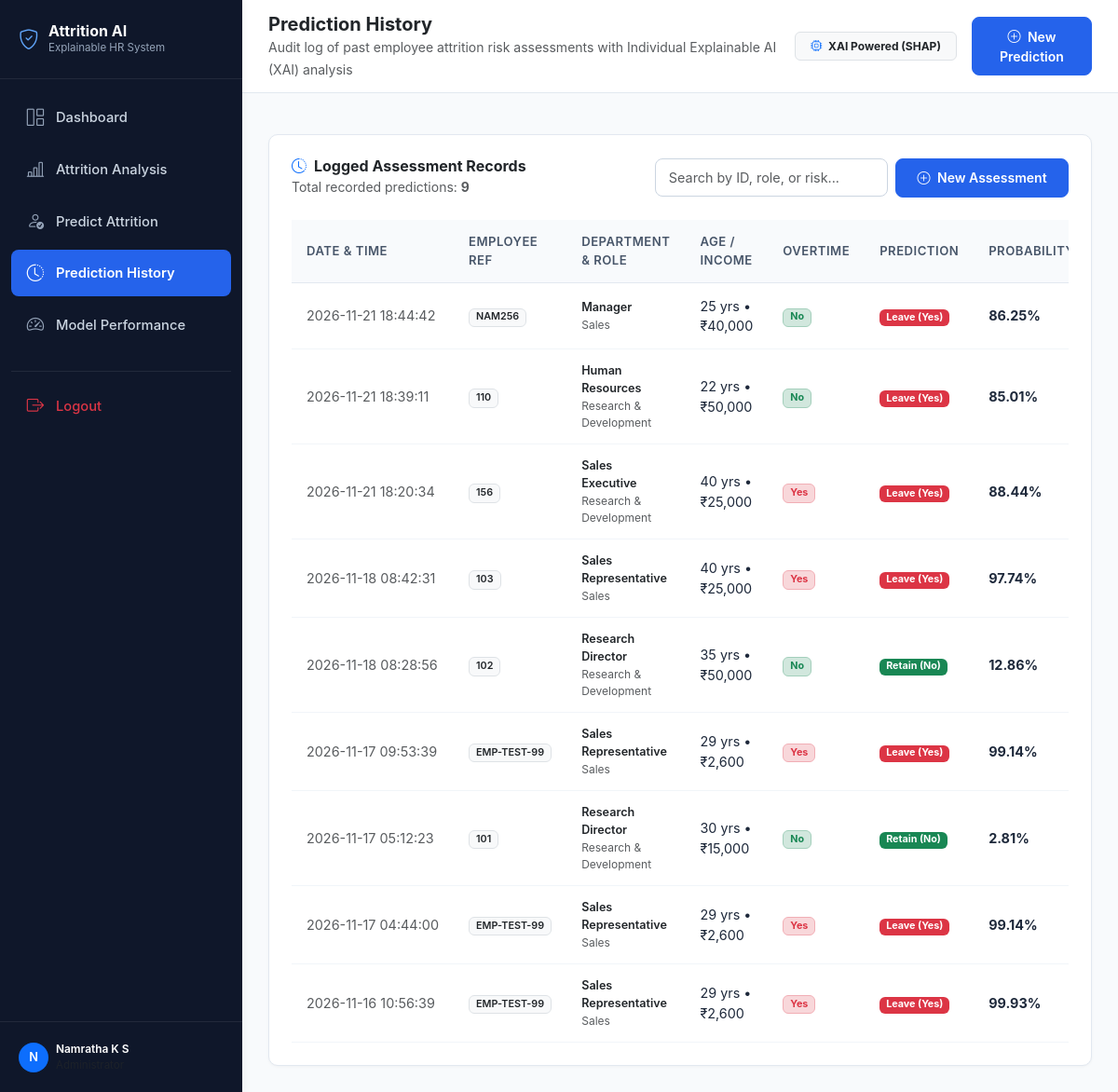
Screenshot of /history (signed in) with the database file from the repository.
### tables this page shows
CREATE TABLE predictions (
            id INTEGER PRIMARY KEY AUTOINCREMENT,
            employee_ref TEXT NOT NULL,
            age INTEGER,
            department TEXT,
            job_role TEXT,
            monthly_income REAL,
            overtime TEXT,
            prediction TEXT NOT NULL,
            probability REAL NOT NULL,
            risk_category TEXT NOT NULL,
            top_positive_factors TEXT,
            top_negative_factors TEXT,
            created_at TIMESTAMP DEFAULT CURRENT_TIMESTAMP
        );

### app.py (the view)
@app.route("/history")
@login_required
def history():
    records = database.get_prediction_history(limit=100)
    for rec in records:
        rec["xai_details"] = format_personalized_xai_summary(rec)
    return render_template("history.html", records=records)

### app.py (called while the page is built)
def login_required(view):
    @functools.wraps(view)
    def wrapped_view(**kwargs):
        if "user_id" not in session:
            flash("Please log in to access this page.", "warning")
            return redirect(url_for("login"))
        return view(**kwargs)
    return wrapped_view

### database.py (called while the page is built)
def get_db_connection():
    conn = sqlite3.connect(DATABASE_PATH)
    conn.row_factory = sqlite3.Row
    return conn

def get_prediction_history(limit=100):
    conn = get_db_connection()
    cursor = conn.cursor()
    cursor.execute("""
        SELECT * FROM predictions
        ORDER BY created_at DESC
        LIMIT ?
    """, (limit,))
    rows = cursor.fetchall()
    conn.close()
    return [dict(r) for r in rows]

### templates/history.html (shortened to what this page needs)
{% extends "base.html" %}
{% block page_title %}Prediction History{% endblock %}
{% block page_subtitle %}Audit log of past employee attrition risk assessments with Individual Explainable AI (XAI) analysis{% endblock %}
{% block content %}
<div class="card-clean p-4">
    <div class="d-flex flex-column flex-md-row justify-content-between align-items-md-center gap-3 mb-4">
        <div>
            <h6 class="fw-bold text-dark mb-0">
                <i class="bi bi-clock-history text-primary me-2"></i>Logged Assessment Records
            </h6>
            <small class="text-muted">Total recorded predictions: <strong>{{ records | length }}</strong></small>
        </div>
        <div class="d-flex align-items-center gap-2">
            <input type="text" id="historySearch" class="form-control form-control-sm" placeholder="Search by ID, role, or risk..." style="max-width: 250px;" onkeyup="filterHistory()">
            <a href="{{ url_for('predict') }}" class="btn btn-sm btn-primary-custom text-nowrap">
                <i class="bi bi-plus-circle me-1"></i> New Assessment
            </a>
        </div>
    </div>
    {% if records %}
        <div class="table-responsive">
            <table class="table-clean" id="historyTable">
                <thead>
                    <tr>
                        <th>Date & Time</th>
                        <th>Employee Ref</th>
                        <th>Department & Role</th>
                        <th>Age / Income</th>
                        <th>Overtime</th>
                        <th>Prediction</th>
                        <th>Probability</th>
                    </tr>
                </thead>
                <tbody>
                    {% for rec in records %}
                        <tr>
                            <td class="text-nowrap small text-muted">
                                {{ rec.created_at }}
                            </td>
                            <td>
                                <span class="badge bg-light text-dark border fw-semibold">{{ rec.employee_ref }}</span>
                            </td>
                            <td>
                                <div class="fw-semibold text-dark small">{{ rec.job_role }}</div>
                                <div class="text-muted" style="font-size: 0.75rem;">{{ rec.department }}</div>
                            </td>
                            <td class="small">
                                {{ rec.age }} yrs &bull; ₹{{ "{:,.0f}".format(rec.monthly_income) if rec.monthly_income else 'N/A' }}
                            </td>
                            <td>
                                {% if rec.overtime == 'Yes' %}
                                    <span class="badge bg-danger-subtle text-danger border border-danger-subtle">Yes</span>
                                {% else %}
                                    <span class="badge bg-success-subtle text-success border border-success-subtle">No</span>
                                {% endif %}
                            </td>
                            <td>
                                {% if rec.prediction == 'Yes' %}
                                    <span class="badge bg-danger">Leave (Yes)</span>
                                {% else %}
                                    <span class="badge bg-success">Retain (No)</span>
                                {% endif %}
                            </td>
                            <td class="fw-bold">
                                {{ rec.probability }}%
                            </td>
                        </tr>
                    {% endfor %}
                </tbody>
            </table>
        </div>
    {% endif %}
</div>
{% endblock %}

### templates/base.html (shortened to what this page needs)
<!DOCTYPE html>
<html lang="en">
<head>
    <link href="https://cdn.jsdelivr.net/npm/bootstrap@5.3.3/dist/css/bootstrap.min.css" rel="stylesheet">
    <link href="https://cdn.jsdelivr.net/npm/bootstrap-icons@1.11.3/font/bootstrap-icons.min.css" rel="stylesheet">
    <link rel="stylesheet" href="{{ url_for('static', filename='css/style.css') }}">
</head>
<body>
    <div class="app-layout">
        <aside class="sidebar">
            <div class="sidebar-brand">
                <i class="bi bi-shield-check"></i>
                <div>
                    <div style="font-size: 1rem; line-height: 1.2;">Attrition AI</div>
                    <div style="font-size: 0.72rem; color: #94a3b8; font-weight: 400;">Explainable HR System</div>
                </div>
            </div>
            <ul class="sidebar-nav">
                <li class="nav-item">
                    <a href="{{ url_for('dashboard') }}" class="nav-link {% if request.endpoint == 'dashboard' %}active{% endif %}">
                        <i class="bi bi-grid-1x2"></i>
                        <span>Dashboard</span>
                    </a>
                </li>
                <li class="nav-item">
                    <a href="{{ url_for('analysis') }}" class="nav-link {% if request.endpoint == 'analysis' %}active{% endif %}">
                        <i class="bi bi-bar-chart-line"></i>
                        <span>Attrition Analysis</span>
                    </a>
                </li>
                <li class="nav-item">
                    <a href="{{ url_for('predict') }}" class="nav-link {% if request.endpoint == 'predict' %}active{% endif %}">
                        <i class="bi bi-person-check"></i>
                        <span>Predict Attrition</span>
                    </a>
                </li>
                <li class="nav-item">
                    <a href="{{ url_for('history') }}" class="nav-link {% if request.endpoint == 'history' %}active{% endif %}">
                        <i class="bi bi-clock-history"></i>
                        <span>Prediction History</span>
                    </a>
                </li>
                <li class="nav-item">
                    <a href="{{ url_for('performance') }}" class="nav-link {% if request.endpoint == 'performance' %}active{% endif %}">
                        <i class="bi bi-speedometer2"></i>
                        <span>Model Performance</span>
                    </a>
                </li>
                <li class="nav-item" style="margin-top: 1.5rem; border-top: 1px solid rgba(255,255,255,0.08); padding-top: 0.75rem;">
                    <a href="{{ url_for('logout') }}" class="nav-link text-danger">
                        <i class="bi bi-box-arrow-right text-danger"></i>
                        <span>Logout</span>
                    </a>
                </li>
            </ul>
            <div class="sidebar-footer">
                <div class="d-flex align-items-center gap-2">
                    <div class="rounded-circle bg-primary text-white d-flex align-items-center justify-content-center" style="width: 32px; height: 32px; font-weight: 600; font-size: 0.8rem;">
                        {{ session.get('username', 'HR')[0] | upper }}
                    </div>
                    <div class="text-truncate">
                        <div class="text-white fw-semibold small text-truncate">{{ session.get('username', 'HR Manager') }}</div>
                        <div class="text-muted" style="font-size: 0.72rem;">Administrator</div>
                    </div>
                </div>
            </div>
        </aside>
        <div class="main-wrapper">
            <header class="top-navbar">
                <div>
                    <h5 class="mb-0 fw-bold text-dark">{% block page_title %}Dashboard{% endblock %}</h5>
                    <small class="text-muted">{% block page_subtitle %}Employee Attrition Analysis & Explainable AI{% endblock %}</small>
                </div>
                <div class="d-flex align-items-center gap-3">
                    <span class="badge bg-light text-dark border px-3 py-2">
                        <i class="bi bi-cpu text-primary me-1"></i> XAI Powered (SHAP)
                    </span>
                    <a href="{{ url_for('predict') }}" class="btn btn-sm btn-primary-custom">
                        <i class="bi bi-plus-circle me-1"></i> New Prediction
                    </a>
                </div>
            </header>
            <div class="container-fluid px-4 pt-3">
            </div>
            <main class="content-container">
                {% block content %}{% endblock %}
            </main>
        </div>
    </div>
</body>
</html>

### static/css/style.css (style rules this page uses)
:root { --sidebar-bg: #0f172a; --sidebar-hover: #1e293b; --sidebar-active: #2563eb; --sidebar-text: #cbd5e1; --sidebar-text-active: #ffffff; --body-bg: #f8fafc; --card-bg: #ffffff; --text-primary: #1e293b; --text-muted: #64748b; --border-color: #e2e8f0; --primary-color: #2563eb; --primary-hover: #1d4ed8; --success-color: #10b981; --warning-color: #f59e0b; --danger-color: #ef4444; }
body { font-family: -apple-system, BlinkMacSystemFont, "Segoe UI", Roboto, "Helvetica Neue", Arial, sans-serif; background-color: var(--body-bg); color: var(--text-primary); min-height: 100vh; margin: 0; }
.app-layout { display: flex; min-height: 100vh; }
.sidebar { width: 260px; background-color: var(--sidebar-bg); color: var(--sidebar-text); flex-shrink: 0; display: flex; flex-direction: column; box-shadow: 2px 0 8px rgba(0, 0, 0, 0.05); z-index: 1000; }
.sidebar-brand { padding: 1.5rem 1.25rem; font-size: 1.1rem; font-weight: 700; color: #ffffff; border-bottom: 1px solid rgba(255, 255, 255, 0.08); display: flex; align-items: center; gap: 0.65rem; }
.sidebar-brand i { color: #60a5fa; font-size: 1.35rem; }
.sidebar-nav { list-style: none; padding: 1rem 0.75rem; margin: 0; flex-grow: 1; }
.sidebar-nav .nav-item { margin-bottom: 0.35rem; }
.sidebar-nav .nav-link { display: flex; align-items: center; gap: 0.75rem; padding: 0.7rem 1rem; color: var(--sidebar-text); text-decoration: none; font-size: 0.92rem; font-weight: 500; border-radius: 8px; transition: all 0.2s ease-in-out; }
.sidebar-nav .nav-link i { font-size: 1.15rem; width: 20px; text-align: center; color: #94a3b8; transition: color 0.2s; }
.sidebar-nav .nav-link.active { background-color: var(--sidebar-active); color: var(--sidebar-text-active); font-weight: 600; }
.sidebar-nav .nav-link.active i { color: #ffffff; }
.sidebar-footer { padding: 1.25rem; border-top: 1px solid rgba(255, 255, 255, 0.08); font-size: 0.85rem; }
.main-wrapper { flex-grow: 1; display: flex; flex-direction: column; min-width: 0; }
.top-navbar { background: #ffffff; border-bottom: 1px solid var(--border-color); padding: 0.85rem 1.75rem; display: flex; justify-content: space-between; align-items: center; }
.content-container { padding: 1.75rem; flex-grow: 1; }
.card-clean { background-color: var(--card-bg); border: 1px solid var(--border-color); border-radius: 10px; box-shadow: 0 1px 3px rgba(0, 0, 0, 0.04); transition: transform 0.15s ease, box-shadow 0.15s ease; }
.form-control, .form-select { border-radius: 8px; border: 1px solid #cbd5e1; font-size: 0.9rem; padding: 0.55rem 0.85rem; transition: border-color 0.15s ease-in-out, box-shadow 0.15s ease-in-out; }
.btn-primary-custom { background-color: var(--primary-color); border-color: var(--primary-color); color: #ffffff; font-weight: 600; border-radius: 8px; padding: 0.6rem 1.4rem; transition: all 0.2s; }
.table-clean { border-collapse: separate; border-spacing: 0; width: 100%; }
.table-clean th { background-color: #f8fafc; color: #475569; font-size: 0.82rem; font-weight: 600; text-transform: uppercase; letter-spacing: 0.5px; padding: 0.85rem 1rem; border-bottom: 1px solid var(--border-color); }
.table-clean td { padding: 0.85rem 1rem; border-bottom: 1px solid #f1f5f9; font-size: 0.9rem; vertical-align: middle; }

### rows the page displays
predictions: created_at "2026-11-21 18:44:42", employee_ref "NAM256", job_role "Manager", department "Sales", age "25", monthly_income "40,000", overtime "No", prediction "Leave (Yes)", probability "86.25"
predictions: created_at "2026-11-21 18:39:11", employee_ref "110", job_role "Human Resources", department "Research & Development", age "22", monthly_income "50,000", overtime "No", prediction "Leave (Yes)", probability "85.01"
predictions: created_at "2026-11-21 18:20:34", employee_ref "156", job_role "Sales Executive", department "Research & Development", age "40", monthly_income "25,000", overtime "Yes", prediction "Leave (Yes)", probability "88.44"
predictions: created_at "2026-11-18 08:42:31", employee_ref "103", job_role "Sales Representative", department "Sales", age "40", monthly_income "25,000", overtime "Yes", prediction "Leave (Yes)", probability "97.74"
predictions: created_at "2026-11-18 08:28:56", employee_ref "102", job_role "Research Director", department "Research & Development", age "35", monthly_income "50,000", overtime "No", prediction "Retain (No)", probability "12.86"
predictions: created_at "2026-11-17 09:53:39", employee_ref "EMP-TEST-99", job_role "Sales Representative", department "Sales", age "29", monthly_income "2,600", overtime "Yes", prediction "Leave (Yes)", probability "99.14"
predictions: created_at "2026-11-17 05:12:23", employee_ref "101", job_role "Research Director", department "Research & Development", age "30", monthly_income "15,000", overtime "No", prediction "Retain (No)", probability "2.81"
predictions: created_at "2026-11-17 04:44:00", employee_ref "EMP-TEST-99", job_role "Sales Representative", department "Sales", age "29", monthly_income "2,600", overtime "Yes", prediction "Leave (Yes)", probability "99.14"
predictions: created_at "2026-11-16 10:56:39", employee_ref "EMP-TEST-99", job_role "Sales Representative", department "Sales", age "29", monthly_income "2,600", overtime "Yes", prediction "Leave (Yes)", probability "99.93"

### other values shown
{{ session.get('username', 'HR')[0] | upper }} "N"
{{ session.get('username', 'HR Manager') }} "Namratha K S"
{{ records | length }} "9"
